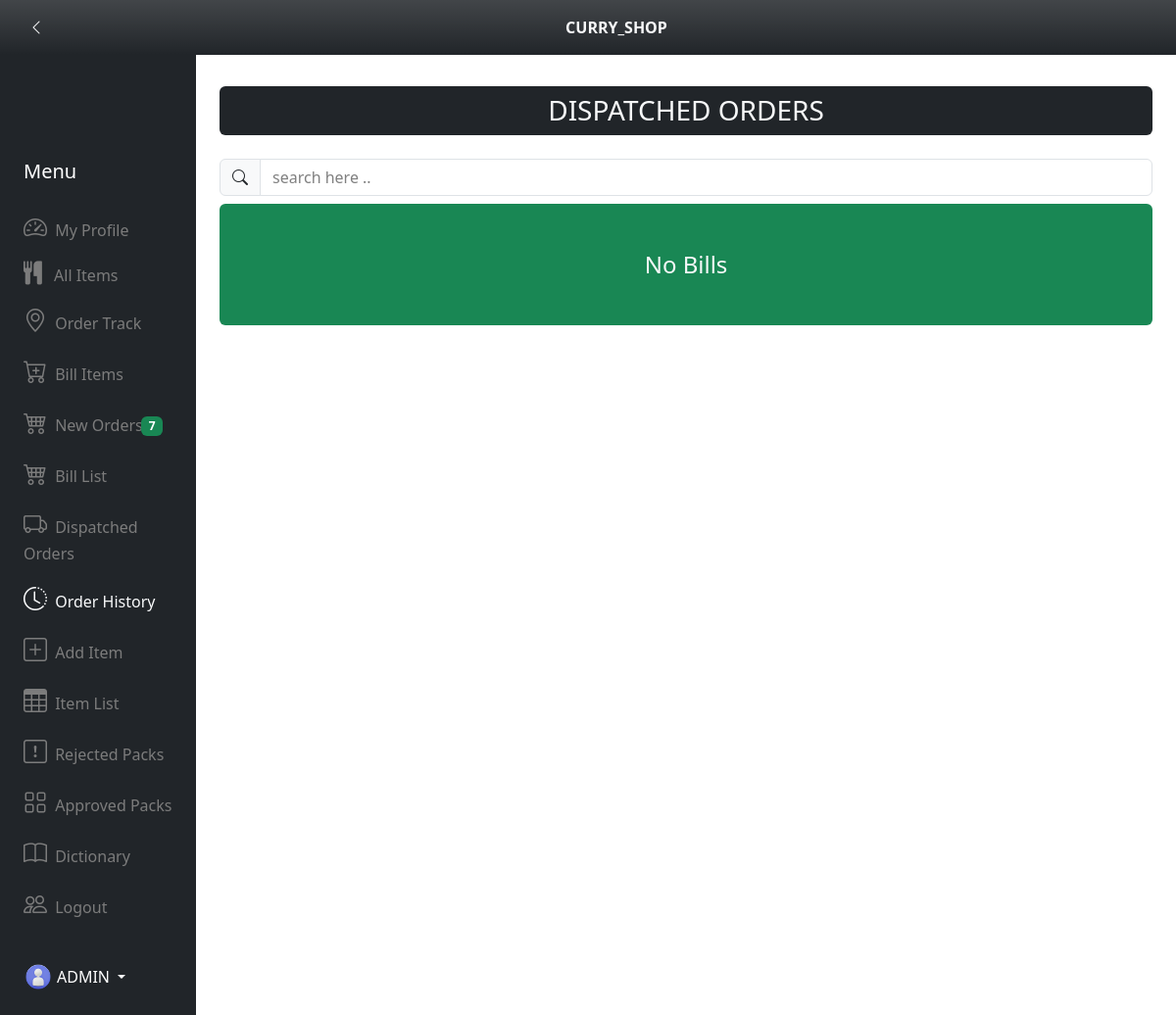
Before: /order_history (signed in) with the older database file.
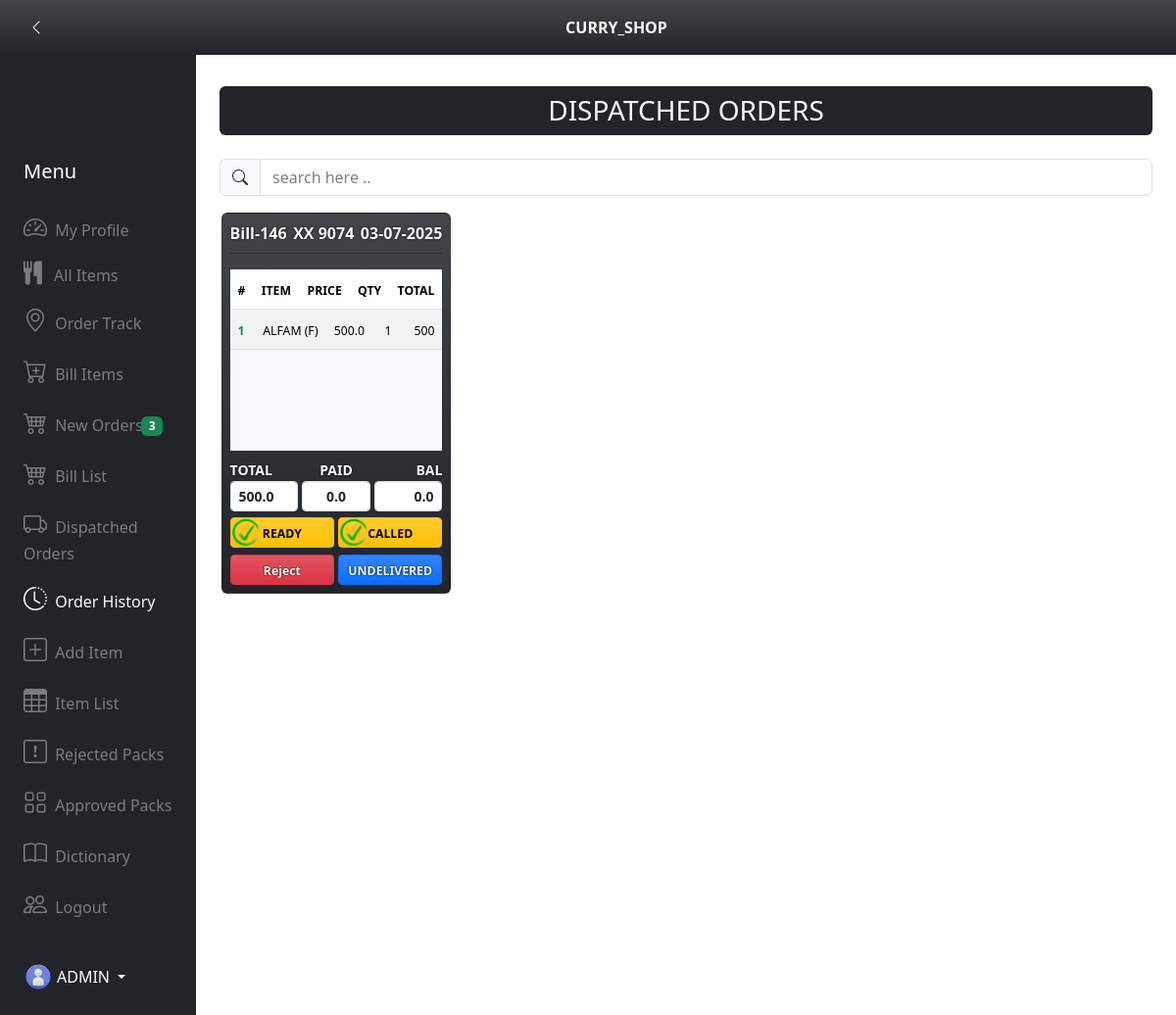
After: the same page with the newer database file.
### app_dictionary/models.py (models this page shows, shortened)
class BillModel(models.Model):
    user = models.ForeignKey(User,on_delete=models.CASCADE,blank=True,null=True)
    billno = models.CharField(max_length=50,blank=True,null=True,unique=False)
    created_at = models.DateTimeField(auto_now_add=True)
    grand_total = models.FloatField(default=0.00)
    paid = models.FloatField(default=0.00)
    bal = models.FloatField(default=0.00)
    order_status_status_choices = (
        ('ordered','ordered'),
        ('cancelled','cancelled'),
        ('delivered','delivered'),
    )
    order_status = models.CharField(max_length=50,default='ordered',choices=order_status_status_choices)
    ordered_time = models.DateTimeField(blank=True,null=True)
    accept_status_choices = (
        ('accepted','accepted'),
        ('notaccepted','notaccepted'),
        ('rejected','rejected')
    )
    accept_status = models.CharField(max_length=255,default='notaccepted',choices=accept_status_choices)
    reject_reason = models.TextField(blank=True,null=True)
    rejected_user = models.ForeignKey(User,on_delete=models.CASCADE,blank=True,null=True,related_name='rejected_user_details')
    accept_or_reject_time = models.DateTimeField(blank=True,null=True)
    prepared_status_choices = (
        ('prepared','prepared'),
        ('notprepared','notprepared')
    )
    prepared_status = models.CharField(max_length=255,default='notprepared',choices=prepared_status_choices)
    prepared_time = models.DateTimeField(blank=True,null=True)
    packed_status_choices = (
        ('packed','packed'),
        ('notpacked','notpacked')
    )
    packed_status = models.CharField(max_length=255,default='notpacked',choices=packed_status_choices)
    packed_time = models.DateTimeField(blank=True,null=True)
    ready_status_choices = (
        ('ready','ready'),
        ('notready','notready'),
    )
    ready_status = models.CharField(max_length=50,default='notready',choices=ready_status_choices)
    ready_time = models.DateTimeField(blank=True,null=True)
    called_status_choices = (
        ('called','called'),
        ('notcalled','notcalled'),
    )
    called_status = models.CharField(max_length=50,default='notcalled',choices=called_status_choices)
    called_time = models.DateTimeField(blank=True,null=True)
    dispatched_status_choices = (
        ('dispatched','dispatched'),
        ('notdispatched','notdispatched')
    )
    dispatched_status = models.CharField(max_length=255,default='notdispatched',choices=dispatched_status_choices)
    dispatched_time = models.DateTimeField(blank=True,null=True)
    delivered_status_choices = (
        ('delevered','delevered'),
        ('notdelevered','notdelevered'),
    )
    delevered_status = models.CharField(max_length=255,default='notdelevered',choices=delivered_status_choices)
    delevered_time = models.DateTimeField(blank=True,null=True)
    expected_delevery_time = models.DateTimeField(blank=True,null=True)
    current_loc = models.BooleanField(default=False,blank=True,null=True)
    delivery_address = models.TextField(blank=True,null=True)
    delivery_addres_lat = models.FloatField(blank=True,null=True)
    delivery_addres_lon = models.FloatField(blank=True,null=True)

class User(AbstractUser):
    delivery_address = models.TextField(blank=True,null=True,default='')
    profile_image = models.ImageField(blank=True,null=True,upload_to='profile/images/')
    phone = models.CharField(max_length=15,blank=True,null=True,unique=False)

class ItemlistModel(models.Model):
    bill = models.ForeignKey(BillModel,on_delete=models.CASCADE,related_name="itemlistmodel",blank=True,null=True)
    name = models.CharField(max_length=255)
    prize = models.FloatField(default=0.00)
    qty = models.IntegerField(default=0,blank=True,null=True)
    total = models.IntegerField(default=0)

### app_dictionary/views.py (the view)
# urls.py: path('order_history',views.order_history,name='order_history'),
@login_required
def order_history(request):
    bills = BillModel.objects.filter(delevered_status='delevered')
    new_bill_count = BillModel.objects.filter(accept_status='notaccepted').count()
    itemlist = ItemlistModel.objects.filter(bill__in=bills)
    return render(request,'curry_shop_order_history.html',{'bills':bills,
                                                             'itemlist':itemlist,
                                                             'new_bill_count':new_bill_count})

### app_dictionary/templatetags/custom_filter.py (called while the page is built)
@register.filter
def cropback(val,arg):
    return val[:arg]

### app_dictionary/templates/curry_shop_order_history.html (shortened to what the changed rows need)
{% extends 'curry_shop_base2.html' %}
{% load crispy_forms_tags %}
{% load custom_filter %}
{% load static %}
{% block body_block %}
    <div class="container padd-marg-mob-0">
        <h3 class="bg-dark p-2 text-center text-light rounded mb-4 font_size1">DISPATCHED ORDERS</h3>
        <div class="input-group my-2">
            <span class="input-group-text bi bi-search icon_size"></span>
            <input id="search_bill_filter" class="form-control search_font_size" placeholder="search here .." type="text">
        </div>
        {% if bills %}
            <div class="container1 scrolling_window_height" style="overflow-y: auto;">
            {% for bill in bills %}
            <div class="container1_tems billbox ">
                <div class="card b_s bill_box_padding mt-2 bg-dark bg-gradient">
                    <div class="d-flex justify-content-between">
                        <strong class="ts text-light text_size">{{ bill.billno }}</strong>
                        <strong class="ts text-light text_size">{% if bill.user.phone %}XX {{ bill.user.phone|cropback:4 }}{% else %}None{% endif %}</strong>
                        <strong class="ts text-light text_size">{{ bill.created_at|date:'d-m-Y' }}</strong>
                    </div>
                    <hr class="hr_margin" style="color: rgb(0, 0, 0);">
                    <table class="table table-striped table-hover table-overflow mt-0 mb-0">
                        <thead class="bg-success">
                            <th class="ps-2 text_size"><small><small>#</small></small></th>
                            <th class="ps-2 text_size"><small><small>ITEM</small></small></th>
                            <th class="ps-2 text-end text_size"><small><small>PRICE</small></small></th>
                            <th class="ps-2 text-end text_size"><small><small>QTY</small></small></th>
                            <th class="text-end pe-2 text_size"><small><small>TOTAL</small></small></th>
                        </thead>
                    </table>
                    <div class="bg-light table_overflow_class">
                        <table class="table table-striped table-hover table-overflow">
                            <tbody id="tbody2">
                                    {% for item in itemlist %}
                                        {% if item.bill.id == bill.id %}
                                            <tr>
                                                <td class="ps-2 text-success fw-bolder text_size"><small><small class="counter_id"></small></small></td>
                                                <td class="ps-2 text_size"><small><small>{{ item.name|upper }}</small></small></td>
                                                <td class="ps-0 text_size"><small><small>{{ item.prize }}</small></small></td>
                                                <td class="ps-2 text_size"><small><small>{{ item.qty }}</small></small></td>
                                                <td class="text-end pe-2 text_size"><small><small>{{ item.total }}</small></small></td>
                                            </tr>
                                        {% endif %}
                                    {% endfor %}
                                </tbody>
                            </table>
                        </div>
                        <div class="d-flex my_margin justify-content-between">
                            <div>
                                <label for="" class="fw-bolder text-light ts text_size"><small>TOTAL</small></label>
                                <input class="form-control form-control-sm fw-bold text_size" type="text" name="" id="" value="{{ bill.grand_total }}" readonly>
                            </div>
                            <div class="text-center ms-1 me-1">
                                <label for="" class="fw-bolder text-light ts text_size"><small>PAID</small></label>
                                <input class="form-control form-control-sm fw-bold text-center text_size" type="text" name="" id="" value="{{ bill.paid }}" readonly>
                            </div>
                            <div class="text-end">
                                <label for="" class="fw-bolder text-light ts text-end text_size"><small>BAL</small></label>
                                <input class="form-control form-control-sm text-end fw-bold text_size" type="text" name="" id="" value="{{ bill.bal }}" readonly>
                            </div>
                        </div>
                        <div class="d-flex my_margin justify-content-between">
                            <div class="position-relative">
                                <div class="position-absolute start-50 status2_margin">
                                    {% if bill.ready_status == "ready" %}
                                    <img draggable="false" src="{% static 'images/check_mark.png' %}" alt="no-image" class="mark_images">
                                    {% elif bill.ready_status == "notready" %}
                                    <img draggable="false" src="{% static 'images/x_mark.png' %}" alt="no-image" class="mark_images">
                                    {% endif %}
                                </div>
                            </div>
                            <button class="btn btn-sm btn-warning bg-gradient w-100 me-1 fw-bolder text_size" onclick="order_ready('{{ bill.id }}',$(this))"><small>READY</small></button>
                            <div class="position-relative">
                                <div class="position-absolute start-50 status2_margin">
                                    {% if bill.called_status == "called" %}
                                    <img draggable="false" src="{% static 'images/check_mark.png' %}" alt="no-image" class="mark_images">
                                    {% elif bill.called_status == "notcalled" %}
                                    <img draggable="false" src="{% static 'images/x_mark.png' %}" alt="no-image" class="mark_images">
                                    {% endif %}
                                </div>
                            </div>
                            <button class="btn btn-sm btn-warning bg-gradient w-100 fw-bolder text_size" onclick="order_call('{{ bill.user.phone }}','{{ bill.id }}',$(this))"><small>CALLED</small></button>
                        </div>
                        <div class="d-flex my_margin">
                            <button class="btn btn-sm text-light btn-danger bg-gradient w-100 fw-bolder text_size me-1" onclick="order_reject_confirm('{{ bill.id }}',$(this))">
                                <small class="fw-bolder ts">Reject</small>
                            </button>
                            <button class="btn btn-sm text-light btn-primary bg-gradient w-100 fw-bolder text_size" onclick="delivered_click('{{ bill.id }}',$(this))">
                                <small class="fw-bolder ts">UNDELIVERED</small>
                            </button>
                        </div>
                    </div>
                </div>
            {% endfor %}
            </div>
        {% else %}
        <h4 class="bg-success p-2 text-center text-light rounded mb-4 py-5">No Bills</h4>
        {% endif %}
    </div>
    </div>
    </div>
    </div>
{% endblock %}

### app_dictionary/templates/curry_shop_base2.html (shortened to what the changed rows need)
{% load static %}
<!DOCTYPE html>
<html lang="en">
<head>
    <link rel="stylesheet" href="https://cdn.jsdelivr.net/npm/bootstrap-icons@1.11.3/font/bootstrap-icons.min.css">
    <link href="https://cdn.jsdelivr.net/npm/bootstrap@5.3.3/dist/css/bootstrap.min.css" rel="stylesheet">
    <link rel="stylesheet" href="https://cdnjs.cloudflare.com/ajax/libs/font-awesome/4.7.0/css/font-awesome.min.css">
</head>
<body>
<div class="container-fluid">
    <div class="row flex-nowrap">
        <div class="col-auto col-md-3 col-xl-2 px-sm-2 px-0 bg-dark width_adjust">
            <div class="d-flex flex-column align-items-center align-items-sm-start px-3 pt-2 text-white min-vh-100 top">
                <br><br><br>
                <ul class="nav nav-pills flex-column mb-sm-auto mb-0 align-items-center align-items-sm-start" id="menu">
                    <li>
                        <a id="new_bill_list" href="{% url 'new_bill_list' %}" class="nav-link px-0 align-middle  text-hover">
                            {%  if new_bill_count > 0 %}
                            <div class="position-relative">
                                <div class="position-absolute count_position1 start-0">
                                    <span class="ms-2 badge badge-success bg-success">{{ new_bill_count }}</span>
                                </div>
                            </div>
                            {% endif %}
                        </a>
                    </li>
                </ul>
            </div>
        </div>
        <div class="col py-3">
            <br>
            <div class="overflow-y">
                <br><br>
                {% block body_block %}
                {% endblock %}
            </div>
</body>
</html>

Changed rows visible on the page:
added BillModel: billno "Bill-146", user.phone|cropback "9074", created_at "03-07-2025", grand_total "500.0", paid "0.0", bal "0.0"
added ItemlistModel: name "ALFAM (F)", prize "500.0", qty "1", total "500"
Other visible differences:
{{ new_bill_count }}: "7" → "3"
text no longer shown: "No Bills"
